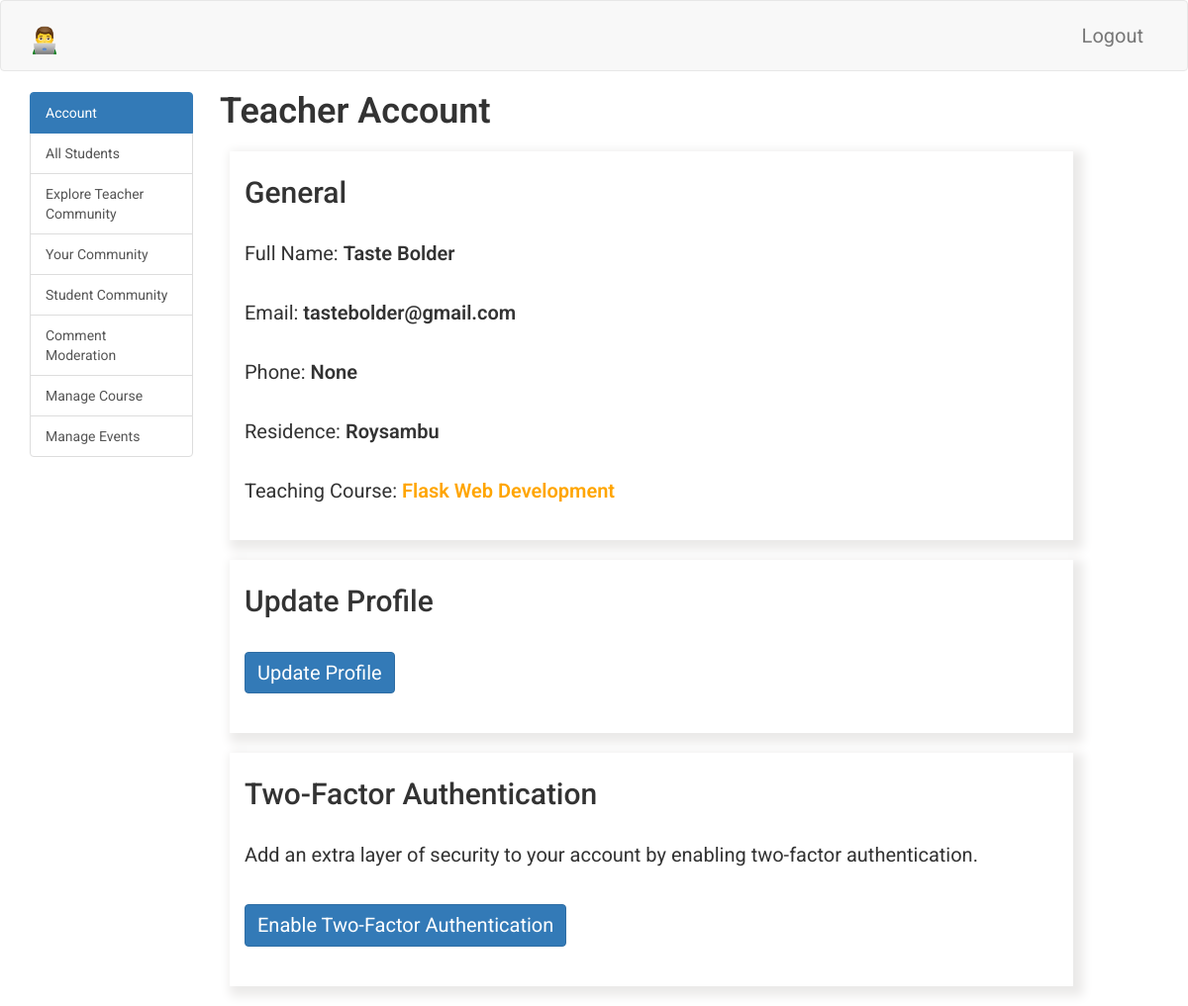
The page /teacher/dashboard (signed in) on the database its author committed.
### app/models.py (models this page shows, shortened)
class Teacher(UserMixin, db.Model):
    __tablename__ = 'teacher'
    id = db.Column(db.Integer, primary_key=True)
    teacher_full_name = db.Column(db.String(64), index=True, unique=True)
    teacher_email = db.Column(db.String(120), index=True, unique=True)
    teacher_phone = db.Column(db.String(120), index=True, unique=True)
    teacher_residence = db.Column(db.String(120), index=True)
    teacher_course = db.Column(db.String(120), index=True)
    teacher_about_me = db.Column(db.String(140))
    teacher_last_seen = db.Column(db.DateTime, default=datetime.utcnow)
    teacher_password_hash = db.Column(db.String(128))
    comments = db.relationship(
        'TeacherCommunityComment',
        backref='author',
        lazy='dynamic'
        )
    course_overview = db.relationship(
        'WebDevelopmentOverview',
        backref='author',
        lazy='dynamic'
        )
    table_of_contentes = db.relationship(
        'TableOfContents',
        backref='author',
        lazy='dynamic'
        )
    def two_factor_teacher_enabled(self):
        return self.teacher_phone is not None
    def avatar_teacher(self, size):
        digest = md5(self.teacher_email.lower().encode('utf-8')).hexdigest()
        return 'https://www.gravatar.com/avatar/{}?d=identicon&s={}'.format(
            digest, size)
    teacher_followed = db.relationship(
        'Teacher',
        secondary=teacher_followers,
        primaryjoin=(teacher_followers.c.follower_id == id),
        secondaryjoin=(teacher_followers.c.followed_id == id),
        backref=db.backref(
            'teacher_followers',
            lazy='dynamic'
            ), lazy='dynamic')
    def followed_comments(self):
        teacher_followed = TeacherCommunityComment.query.join(
            teacher_followers,
            (teacher_followers.c.followed_id == TeacherCommunityComment.teacher_id)
            ).filter(teacher_followers.c.follower_id == self.id)
        own = TeacherCommunityComment.query.filter_by(teacher_id=self.id)
        return teacher_followed.union(own).order_by(
            TeacherCommunityComment.timestamp.desc()
            )

### app/teacher/routes.py (the view, shortened to what this page needs)
@bp.route('/dashboard', methods=['GET', 'POST'])
@login_required
def dashboard_teacher():
    teacher = Teacher.query.filter_by(
        teacher_full_name=current_user.teacher_full_name
        ).first()
    page = request.args.get('page', 1, type=int)
    students = Student.query.filter_by(
        student_course=teacher.teacher_course).order_by(
        Student.student_last_seen.desc()).all()
    all_students = len(students)
    comments = TeacherCommunityComment.query.order_by(
        TeacherCommunityComment.timestamp.desc()
        ).paginate(
            page,
            current_app.config['POSTS_PER_PAGE'],
            False
            )
    next_url = url_for(
                    'teacher.dashboard_teacher',
                    page=comments.next_num) \
        if comments.has_next else None
    prev_url = url_for(
        'teacher.dashboard_teacher',
        page=comments.prev_num) \
        if comments.has_prev else None
    my_comments = current_user.followed_comments().paginate(
        page, current_app.config['POSTS_PER_PAGE'], False)
    my_next_url = url_for(
                    'teacher.dashboard_teacher',
                    page=comments.next_num) \
        if comments.has_next else None
    my_prev_url = url_for(
        'teacher.dashboard_teacher',
        page=comments.prev_num) \
        if comments.has_prev else None
    comment_form = CommentForm()
    student_comments = CommunityComment.query.order_by(
        CommunityComment.timestamp.desc()
        ).paginate(
        page, current_app.config['POSTS_PER_PAGE'], False)
    student_next_url = url_for(
                    'teacher.dashboard_teacher',
                    page=comments.next_num) \
        if comments.has_next else None
    student_prev_url = url_for(
        'teacher.dashboard_teacher',
        page=comments.prev_num) \
        if comments.has_prev else None
    course_overview_form = WebDevelopmentOverviewForm()
    table_of_contents_form = TableOfContentsForm()
    return render_template(
        'teacher/dashboard_teacher.html',
        teacher=teacher,
        comments=comments.items,
        next_url=next_url,
        prev_url=prev_url,
        my_comments=my_comments.items,
        my_next_url=my_next_url,
        my_prev_url=my_prev_url,
        comment_form=comment_form,
        students=students,
        all_students=all_students,
        student_comments=student_comments.items,
        student_next_url=student_next_url,
        student_prev_url=student_prev_url,
        course_overview_form=course_overview_form,
        table_of_contents_form=table_of_contents_form
        )

### app/models.py (called while the page is built)
@login.user_loader
def load_teacher(id):
    return Teacher.query.get(int(id))

    def avatar_student(self, size):
        digest = md5(self.student_email.lower().encode('utf-8')).hexdigest()
        return 'https://www.gravatar.com/avatar/{}?d=identicon&s={}'.format(
            digest, size)

### app/teacher/routes.py (called while the page is built)
@bp.before_request
def before_request():
    if current_user.is_authenticated:
        current_user.teacher_last_seen = datetime.utcnow()
        db.session.commit()

### app/templates/teacher/dashboard_teacher.html (shortened to what this page needs)
{% extends 'base.html' %}
{% import 'bootstrap/wtf.html' as wtf %}
{% block app_content %}
<div class="row">
    <div class="col-sm-12">
    </div>
</div>
<div class="row">
    <div class="col-sm-2 sidebar">
        <div class="list-group">
            <a href="#" class="list-group-item tablinks" onclick="openCity(event, 'account')" id="defaultOpen">
                Account
            </a>
            <a href="#" class="list-group-item tablinks" onclick="openCity(event, 'students')" id="defaultOpen">
                All Students
            </a>
            <a href="#" class="list-group-item tablinks" onclick="openCity(event, 'explore-teacher-community')">
                Explore Teacher Community
            </a>
            <a href="#" class="list-group-item tablinks" onclick="openCity(event, 'your-community')">
                Your Community
            </a>
            <a href="#" class="list-group-item tablinks" onclick="openCity(event, 'student-community')">
                Student Community
            </a>
            <a href="#" class="list-group-item tablinks" onclick="openCity(event, 'comment-moderation')">
                Comment Moderation
            </a>
            <a href="#" class="list-group-item tablinks" onclick="openCity(event, 'update')">
                Manage Course
            </a>
            <a href="#" class="list-group-item tablinks" onclick="openCity(event, 'events')">
                Manage Events
            </a>
        </div>
    </div>
    <div class="col-sm-10 ">
        <div id="account" class="tabcontent">
            <div class="row">
                <div class="row">
                    <div class="col-sm-12">
                        <h1>Teacher Account</h1>
                    </div>
                </div>
                <div class="row profile">
                    <div class="col-sm-12">
                        <h2>General</h2>
                        <p>
                            Full Name: <span style="font-weight: 600;">{{ current_user.teacher_full_name }}</span>
                        </p>
                        <p>
                            Email: <span style="font-weight: 600;">{{ current_user.teacher_email }}</span>
                        </p>
                        <p>
                            Phone: <span style="font-weight: 600;">{{ current_user.teacher_phone }}</span>
                        </p>
                        <p>
                            Residence: <span style="font-weight: 600;">{{ current_user.teacher_residence }}</span>
                        </p>
                        <p>
                            Teaching Course: <span style="font-weight: 600; color: orange;">{{ current_user.teacher_course }}</span>
                        </p>
                    </div>
                </div>
                <div class="row profile">
                    <div class="col-sm-12">
                        <h2>Update Profile</h2>
                        <p>
                            <a href="{{ url_for('teacher.edit_profile') }}" class="btn btn-primary">Update Profile</a>
                        </p>
                    </div>
                </div>
                <div class="row two-factor-auth">
                    <div class="col-sm-12">
                        <h2>Two-Factor Authentication</h2>
                        <p>
                            Add an extra layer of security to your account by enabling two-factor authentication.
                        </p>
                        {% if not current_user.two_factor_teacher_enabled() %}
                            <p>
                                <a href=" {{ url_for('auth.enable_2fa_teacher', teacher_full_name=teacher.teacher_full_name) }} " class="btn btn-primary">Enable Two-Factor Authentication</a>
                            </p>
                        {% else %}
                            <p>
                                <a href=" {{ url_for('auth.disable_2fa_teacher', teacher_full_name=teacher.teacher_full_name) }} " class="btn btn-primary">Disable Two-Factor Authentication</a>
                            </p>
                        {% endif %}
                    </div>
                </div>
            </div>
        </div>
    </div>
</div>
{% endblock %}

### app/static/css/main.css (style rules this page uses)
html, body { font-family: 'Roboto', sans-serif; }
h1 { padding-bottom: 10px; font-weight: 600; margin-top: 0px; padding-top: 0px; }
h2, h3, h4, h5, h6, p { margin-top: 0px; padding-top: 10px; padding-bottom: 10px; }
p, li { line-height: 30px; margin-top: 10px; margin-bottom: 10px; }
p, li, td, .btn, .btn-alt, .schedule-btn { font-size: 20px; }
.profile, .update-account, .two-factor-auth, .admin-teacher, .courses, .courses-on-offer { padding-top: 15px; padding-bottom: 15px; box-shadow: 5px 5px 10px 5px #ebeae9; margin-bottom: 20px; margin-left: 10px; }
.btn { margin-top: 5px; margin-bottom: 5px; }
.tabcontent { float: left; padding: 0px 12px; width: 89%; border-left: none; height: 300px; }

### rows shown on the page
Teacher: teacher_full_name "Taste Bolder", teacher_email "tastebolder@gmail.com", teacher_phone "None", teacher_residence "Roysambu", teacher_course "Flask Web Development"
